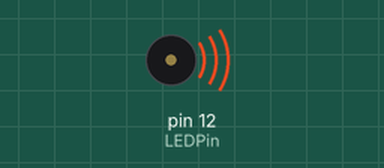
This sketch was run on a simulated Arduino Uno, built with avr-gcc and run on an emulated ATmega328P. Parts: buzzer (waves = sounding).

Above: at 0.15 s.
At 6.35 s:
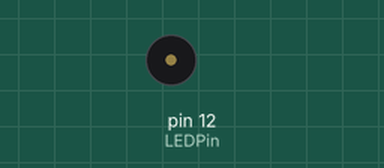
Timing chart, 0 to 8.1 s (numbered marks = the images above):
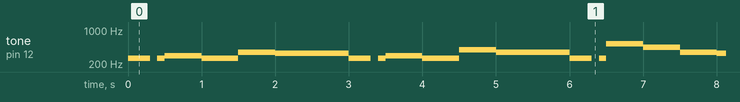

Measured:
- by itself, tone on pin 12 (LEDPin): plays 261 Hz for 0.30 s, 261 Hz for 0.10 s, 293 Hz for 0.50 s, 261 Hz for 0.50 s, 349 Hz for 0.50 s, 329 Hz for 1.0 s … (261 notes in this stretch)

The sketch:

piano.ino
```cpp
        int pushPin =  13 ;
        int LEDPin =  12 ;
        int switchPosition = 0 ;
        int c =  261 ;
        int d =  293 ;
        int e =  329 ;
        int f =  349 ;
        int g =  391 ;
        int a =  440 ;
        int Bb =  466 ;
        int b =  493 ;
        int highc =  523 ;
        int eighth =  500 / 2 ;
        int quarter =  1000 / 2 ;
        int half =  2000 / 2 ;
        void setup ( ) {
          pinMode ( pushPin , INPUT ) ;
          pinMode ( LEDPin , OUTPUT ) ;
        }
        void loop ( ) {
          tone ( 12 , c , 150 * 2 ) ;
          delay ( 200 * 2 ) ;
          tone ( 12 , c , 50 * 2 ) ;
          delay ( 50 * 2 ) ;
          tone ( 12 , d , quarter ) ;
          delay ( quarter ) ;
          tone ( 12 , c , quarter ) ;
          delay ( quarter ) ;
          tone ( 12 , f , quarter ) ;
          delay ( quarter ) ;
          tone ( 12 , e , half ) ;
          delay ( half ) ;
          tone ( 12 , c , 150 * 2 ) ;
          delay ( 200 * 2 ) ;
          tone ( 12 , c , 50 * 2 ) ;
          delay ( 50 * 2 ) ;
          tone ( 12 , d , quarter ) ;
          delay ( quarter ) ;
          tone ( 12 , c , quarter ) ;
          delay ( quarter ) ;
          tone ( 12 , g , quarter ) ;
          delay ( quarter ) ;
          tone ( 12 , f , half ) ;
          delay ( half ) ;
          tone ( 12 , c , 150 * 2 ) ;
          delay ( 200 * 2 ) ;
          tone ( 12 , c , 50 * 2 ) ;
          delay ( 50 * 2 ) ;
          tone ( 12 , highc , quarter ) ;
          delay ( quarter ) ;
          tone ( 12 , a , quarter ) ;
          delay ( quarter ) ;
          tone ( 12 , f , quarter ) ;
          delay ( quarter ) ;
          tone ( 12 , e , quarter ) ;
          delay ( quarter ) ;
          tone ( 12 , d , half ) ;
          delay ( half ) ;
          tone ( 12 , Bb , 150 * 2 ) ;
          delay ( 200 * 2 ) ;
          tone ( 12 , Bb , 50 * 2 ) ;
          delay ( 50 * 2 ) ;
          tone ( 12 , a , quarter ) ;
          delay ( quarter ) ;
          tone ( 12 , f , quarter ) ;
          delay ( quarter ) ;
          tone ( 12 , g , quarter ) ;
          delay ( quarter ) ;
          tone ( 12 , f , half ) ;
          delay ( half ) ;
        }
```
